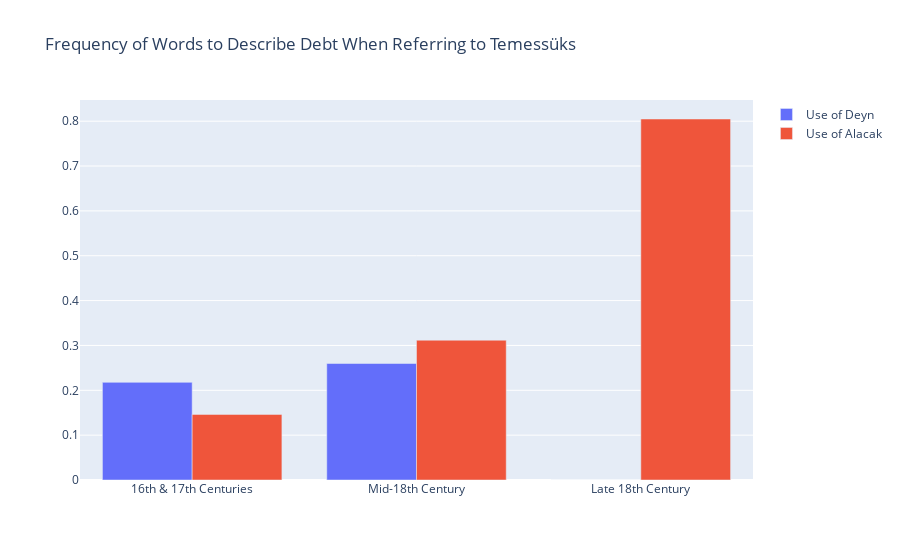

This figure's notebook cell:
### Markdown cell above
# Plotting

Visualization enables one to quickly compare and grasp the difference between the possible drifts in meaning and use of words to refer to debt. To do so, it is necessary to import a few more libraries that transform numbers into visual representations.

### Code cell
import plotly                      
import chart_studio as py
import plotly.graph_objs as go
#creates the first group of bars that will be represented
trace1 = go.Bar(                                                            
    x=['16th & 17th Centuries', 'Mid-18th Century', 'Late 18th Century'],   #name three corporas
    y=[freq_deyn, freq_deynmi18, freq_deynfin18],   #associate value to three corporas
    name='Use of Deyn' #Name of these bars in legend
)
#creates the second group of bars that will be represented
trace2 = go.Bar(
    x=['16th & 17th Centuries', 'Mid-18th Century', 'Late 18th Century'],  #name and match columns with preceding
    y=[freq_alacak, freq_alacakmi18, freq_alacakfin18], #associate value to three corporas
    name='Use of Alacak' #Name of these bars in legend        
)

data = [trace1, trace2]      #sets data as trace1, trace2
layout = go.Layout(                  #sets various elements, including title
    title="Frequency of Words to Describe Debt When Referring to Temessüks"
)

fig = go.Figure(data=data, layout=layout)     #associate parameters to graphic
fig.show()                        #plot graphic

### Figure 1 — Plotly figure (JSON) as saved in the notebook; plotly's stock layout.template omitted (floating-point values rounded to 4 significant figures)
{"data": [{"name": "Use of Deyn", "type": "bar", "x": ["16th & 17th Centuries", "Mid-18th Century", "Late 18th Century"], "y": [0.2177, 0.2597, 0]}, {"name": "Use of Alacak", "type": "bar", "x": ["16th & 17th Centuries", "Mid-18th Century", "Late 18th Century"], "y": [0.1462, 0.3117, 0.8049]}], "layout": {"title": {"text": "Frequency of Words to Describe Debt When Referring to Temessüks"}}}
